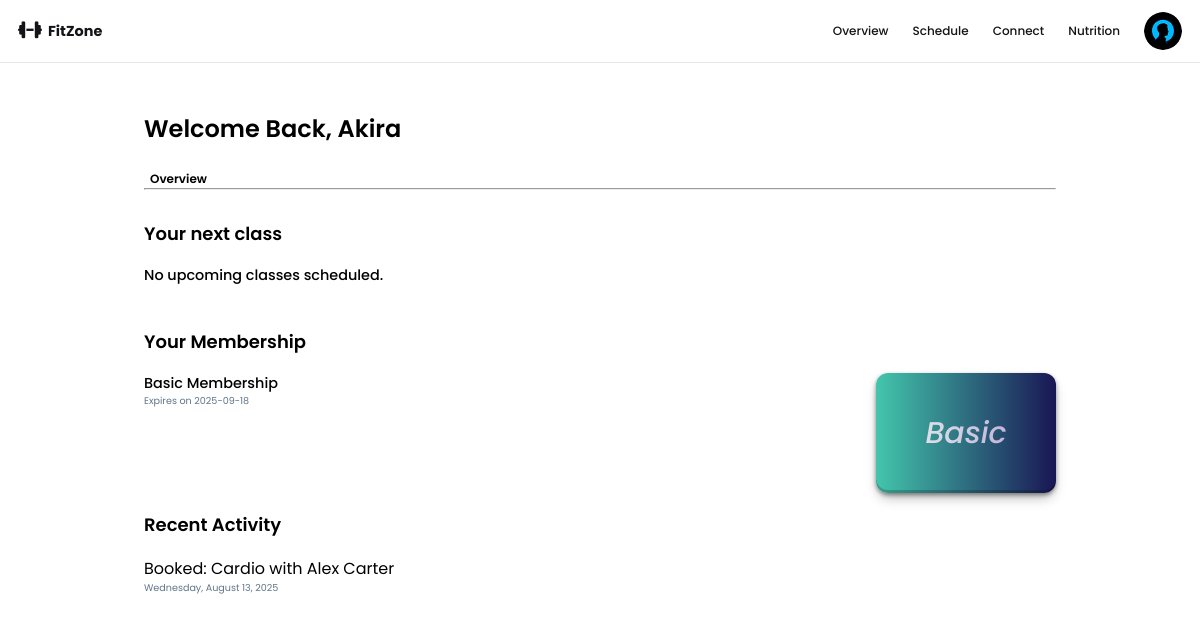
/Dashboards/Customer-Dashboard/overview-section/dashboard-overview.php (signed in), run on the app's committed database.
### tables this page shows
CREATE TABLE `memberships` (
  `Membership_ID` int(5) NOT NULL,
  `User_ID` int(11) NOT NULL,
  `Plan_Type` enum('Basic','Pro','Elite') NOT NULL,
  `Status` enum('Approved','Not Approved') NOT NULL,
  `Requested_Date` date DEFAULT NULL,
  `Approved_Date` date DEFAULT NULL,
  `Expiry_Date` date DEFAULT NULL
);

CREATE TABLE `appointments` (
  `Appointment_ID` int(11) NOT NULL,
  `User_ID` int(11) NOT NULL,
  `Trainer_ID` int(11) NOT NULL,
  `Session_Type` enum('Strength Training','Cardio','Yoga','Pilates','HIIT','Spin','Personal Training') NOT NULL,
  `Session_Date` date NOT NULL,
  `Session_Time` time NOT NULL,
  `Status` enum('pending','confirmed','completed','cancelled') NOT NULL,
  `created_at` datetime NOT NULL DEFAULT current_timestamp()
);

CREATE TABLE `trainers` (
  `Trainer_ID` int(11) NOT NULL,
  `User_ID` int(11) NOT NULL,
  `Name` varchar(255) NOT NULL,
  `Speciality` varchar(255) NOT NULL
);

### Dashboards/Customer-Dashboard/overview-section/dashboard-overview.php (the view, shortened to what this page needs)
<!DOCTYPE html>
<html lang="en">
<head>
    <link rel="stylesheet" href="../style.css">
</head>
<body>
   <?php include("../../components/customer-dashboard-navbar.php");
    $isLoggedIn = isset($_SESSION['loggedIn']);
    ?>
    <section class="overview dashboard-sections">
        <?php if($isLoggedIn): ?>
        <h1 class="welcome headers">Welcome Back, <?php echo htmlspecialchars($_SESSION['username']); ?></h1>
        <?php endif; ?>
        <div class="overview-indicator indicator-div">
            <h2 class="overview sub-header">Overview</h2>
            <hr class="line">
        </div>
        <h3 class="next-class-header overview-subheaders section-subheader">Your next class</h3>
        <?php
            $fetch_activity = "SELECT Session_Type, Session_Date, Session_Time, Status, trainers.Name AS Trainer_Name FROM appointments JOIN trainers ON trainers.Trainer_ID = appointments.Trainer_ID WHERE appointments.User_ID = '".$_SESSION['user_id']."' ORDER BY Session_Date, Session_Time";
            $activity_result = $conn->query($fetch_activity);
            $nextClass = false;
            if($nextClass){
                $formatted_date = date('l, F j, Y', strtotime($nextClass['Session_Date']));
                echo
                '
                <div class="next-class-section">
                    <div>
                        <p class="next-class-p">'.htmlspecialchars($nextClass['Session_Type']).' with '.htmlspecialchars($nextClass['Trainer_Name']).'</p>
                        <p class="date-and-time">'.$formatted_date.'</p>
                    </div>
                    <div class="img-container next-class-container"><img src="../../../Assets//customer-dashboard-assets/session-marker-assets/'.htmlspecialchars($nextClass['Session_Type']).'.jpg" alt="class-img" class="next-class-img">
                    </div>
                </div>
                ';
            }
            elseif(!$nextClass) {
                echo
                '
                <div class="next-class-section not">
                    <div>
                        <p class="next-class-p">No upcoming classes scheduled.</p>
                    </div>
                </div>
                ';
            }
        ?>
        <h3 class="your-membership-header overview-subheaders section-subheader">Your Membership</h3>
        <?php
            $fetch_query = "SELECT memberships.Plan_Type, memberships.Status, memberships.Expiry_Date from memberships JOIN users ON users.User_ID = memberships.User_ID WHERE memberships.User_ID = '".$_SESSION['user_id']."'";
            $result = $conn->query($fetch_query);
            $row = $result->fetch_assoc();
            if($row){
            if($row['Status'] == 'Approved'){
                echo '
                <div class="your-membership-section">
                    <div>
                        <p class="your-membership-p">'.htmlspecialchars($row['Plan_Type']).' Membership</p>
                        <p class="expiry-date">Expires on '.htmlspecialchars($row['Expiry_Date']).'</p>
                    </div>
                    <div class="img-container membership-card '.htmlspecialchars($row['Plan_Type']).'-card">
                        <h1 class="membership-plan '.htmlspecialchars($row['Plan_Type']).'-title">
                            '.htmlspecialchars($row['Plan_Type']).'
                        </h1>
                    </div>
                </div>';
            }
        }
        ?>
        <h3 class="recent-activity-header overview-subheaders section-subheader">Recent Activity</h3>
        <?php
            $activity_result->data_seek(0);
            while($recents = $activity_result->fetch_assoc()){
                if($recents['Status'] == 'pending'){
                    echo
                    '
                    <p class="recent-activities">Booked: '.htmlspecialchars($recents['Session_Type']).' with '.htmlspecialchars($recents['Trainer_Name']).'</p>
                    <p class="activity-date">'.date('l, F j, Y', strtotime($recents['Session_Date'])).'</p>
                    ';
                }
            }
        ?>
    </section>
</body>
</html>

### Dashboards/Customer-Dashboard/style.css (style rules this page uses)
html { scroll-behavior: smooth; }
* { box-sizing: border-box; padding: 0; margin: 0; font-family: "Poppins", sans-serif; }
section.dashboard-sections { padding: 4vw 12vw; }
h1.headers { font-size: 2vw; font-weight: 600; padding-bottom: 1vw; }
.indicator-div { padding-block: 1vw; }
h2.sub-header { font-size: 1vw; font-weight: 600; padding-left: 0.5vw; }
h3.section-subheader { font-size: 1.5vw; font-weight: 600; padding-block: 1vw; margin-block: 0.5vw; }
.next-class-section, .your-membership-section { display: flex; justify-content: space-between; }
p.next-class-p, p.your-membership-p { font-size: 1.2vw; font-weight: 500; }
p.date-and-time, p.expiry-date { font-size: 0.8vw; color: #61758a; }
.img-container { width: 15vw; height: 10vw; border-radius: 1vw; overflow: hidden; }
.membership-card { display: flex; flex-direction: column; justify-content: center; align-items: center; box-shadow: rgba(0, 0, 0, 0.4) 0px 2px 4px, rgba(0, 0, 0, 0.3) 0px 7px 13px -3px, rgba(0, 0, 0, 0.2) 0px -3px 0px inset; }
.Basic-card { background: linear-gradient(90deg, #43c6ac 0%, #191654 100%); }
.Basic-title { background: linear-gradient(90deg, #dde1e8 0%, #c2b5d9 100%); }
h1.membership-plan { font-size: 2.5vw; font-style: italic; font-weight: 500; background-clip: text; -webkit-background-clip: text; -webkit-text-fill-color: transparent; }
.not { padding-bottom: 2vw; }
p.activity-date { font-size: 0.8vw; color: #61758a; padding-bottom: 1.5vw; }

### data on the page
memberships: Plan_Type "Basic", Expiry_Date "2025-09-18"
appointments: Session_Type "Cardio", Trainer_ID.Name "Alex Carter", Session_Date "Wednesday, August 13, 2025"

### other printed values
$_SESSION['username'] "Akira"
